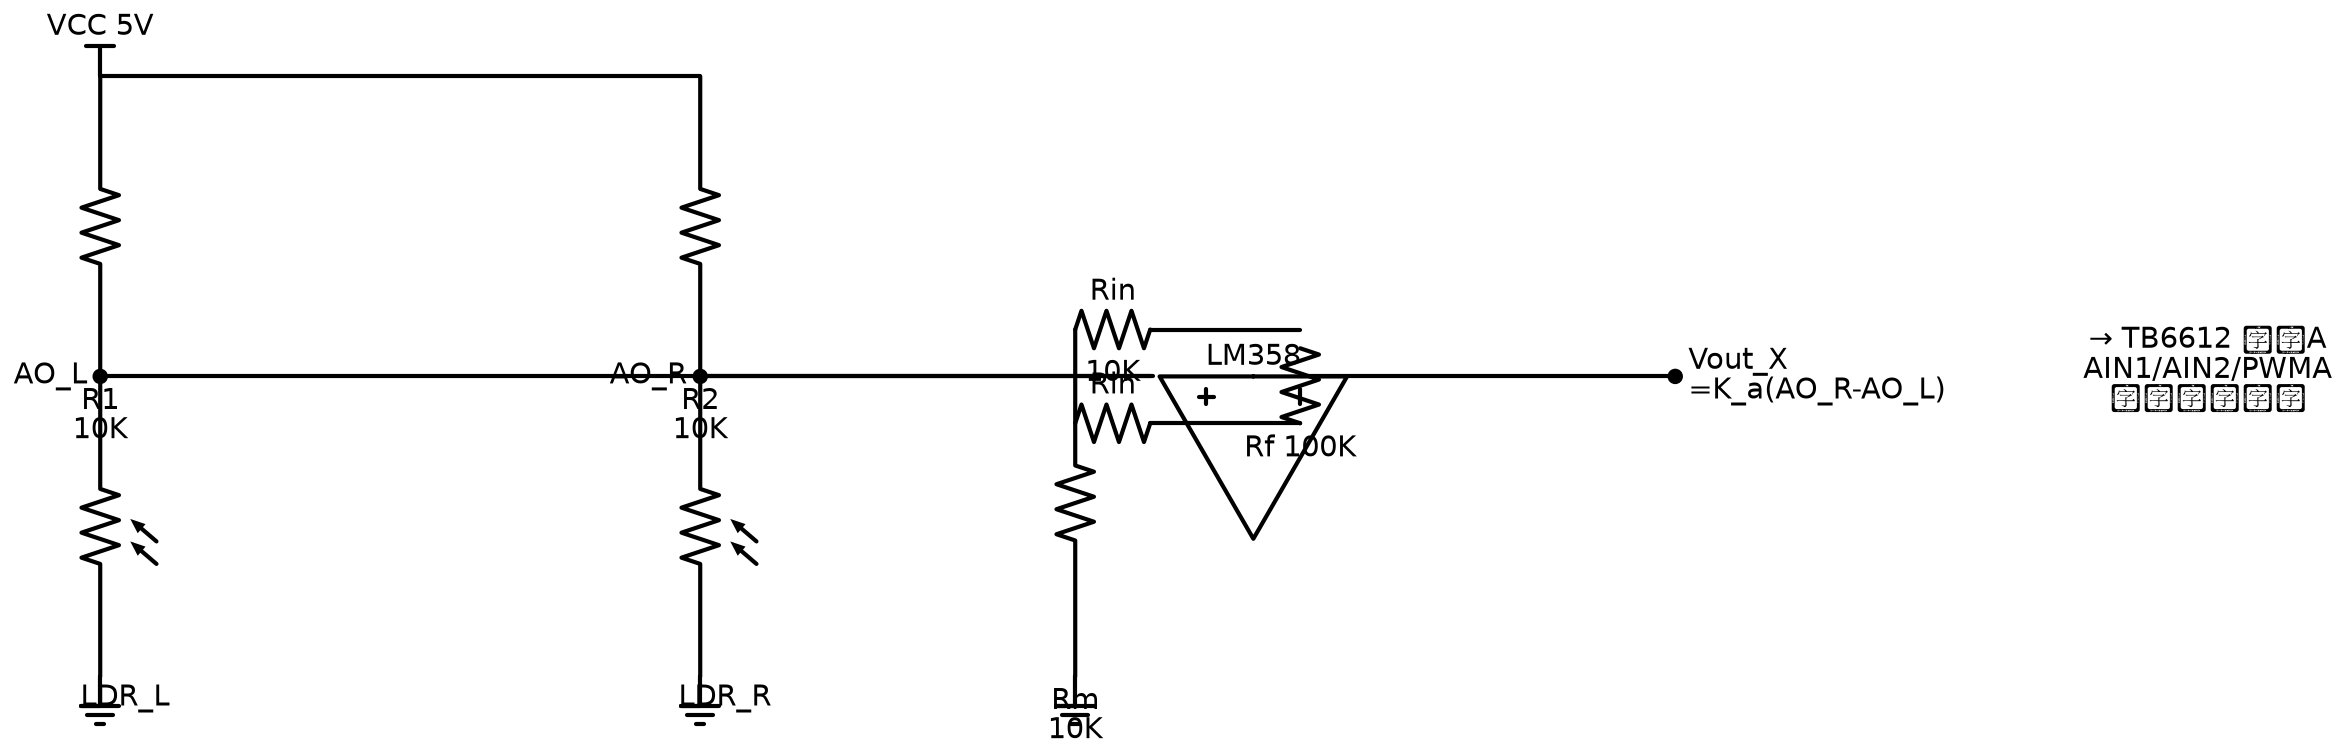

This chart was generated by the following Python code:
#!/usr/bin/env python3
"""点光源跟踪器 — 完整电路原理图 (单轴示意, 左右轴)。
链路: 光敏分压(左/右) -> LM358 差动放大(带反馈) -> 输出 Vdiff -> TB6612 驱动 -> 电机
"""
import schemdraw
import schemdraw.elements as elm

U = 2.0
d = schemdraw.Drawing()
d.config(unit=U)

# ============ 1. 左光敏分压 → AO_L ============
# VCC → R1(10K) → 节点AO_L → LDR_L → GND
d += elm.Vdd().at((0, 8*U)).label("VCC 5V")
d += elm.Resistor().down().at((0, 8*U)).to((0, 6*U)).label("R1\n10K", "left")
AO_L = (0, 6*U)
d += elm.Photoresistor().down().at(AO_L).to((0, 4*U)).label("LDR_L", "left")
d += elm.Ground().at((0, 4*U))
d += elm.Dot().at(AO_L).label("AO_L", "left")

# ============ 2. 右光敏分压 → AO_R ============
d += elm.Resistor().down().at((4*U, 8*U)).to((4*U, 6*U)).label("R2\n10K", "left")
AO_R = (4*U, 6*U)
d += elm.Photoresistor().down().at(AO_R).to((4*U, 4*U)).label("LDR_R", "left")
d += elm.Ground().at((4*U, 4*U)).label("", "bottom")
d += elm.Dot().at(AO_R).label("AO_R", "left")
d += elm.Line().right().at((0, 8*U)).to((4*U, 8*U))
# 非反相输入匹配电阻 Rm (改善 CMRR)
d += elm.Resistor().down().at((6.5*U, 6*U+0.625)).to((6.5*U, 4*U)).label("Rm\n10K", "left")
d += elm.Ground().at((6.5*U, 4*U))

# ============ 3. LM358 差动放大 ============
# 同相(+) ← AO_R, 反相(-) ← AO_L, Vout = (Rf/Rin)(AO_R - AO_L)
# Rin = 10K (接输入), Rf = 100K (反馈) => 增益 K_a = 10
op = (8*U, 6*U)
d += elm.Opamp().at(op).anchor("in1").label("LM358", "right")
# 接线: AO_R → (+), AO_L → (-)
d += elm.Line().at(AO_R).right().to((7*U, 6*U + 0.625))
d += elm.Line().at((7*U, 6*U+0.625)).right().to((8*U, 6*U+0.625))
d += elm.Line().at(AO_L).right().to((7*U, 6*U - 0.625))
d += elm.Line().at((7*U, 6*U-0.625)).right().to((8*U, 6*U-0.625))

# 输入电阻 Rin (示意, 简化)
d += elm.Resistor().right().at((6.5*U, 6*U+0.625)).to((7*U, 6*U+0.625)).label("Rin", "top").label("10K", "bottom")
d += elm.Resistor().right().at((6.5*U, 6*U-0.625)).to((7*U, 6*U-0.625)).label("Rin", "top")

# 反馈电阻: 反相输入 → 输出
d += elm.Resistor().at((8*U, 6*U-0.625)).to((8*U, 6*U)).label("Rf 100K", "left")

# ============ 4. 输出 → TB6612 → 电机 ============
out = op  # 输出锚点
d += elm.Dot().at((10.5*U, 6*U)).label("Vout_X\n=K_a(AO_R-AO_L)", "right")
d += elm.Line().at(op).right().to((10.5*U, 6*U))

# TB6612 示意 (标签)
d += elm.Label().at((14*U, 6*U)).label("→ TB6612 通道A\nAIN1/AIN2/PWMA\n驱动左右电机", "center")

d.save(__file__.replace(".py", ".png"), dpi=150)
print("saved", __file__.replace(".py", ".png"))
